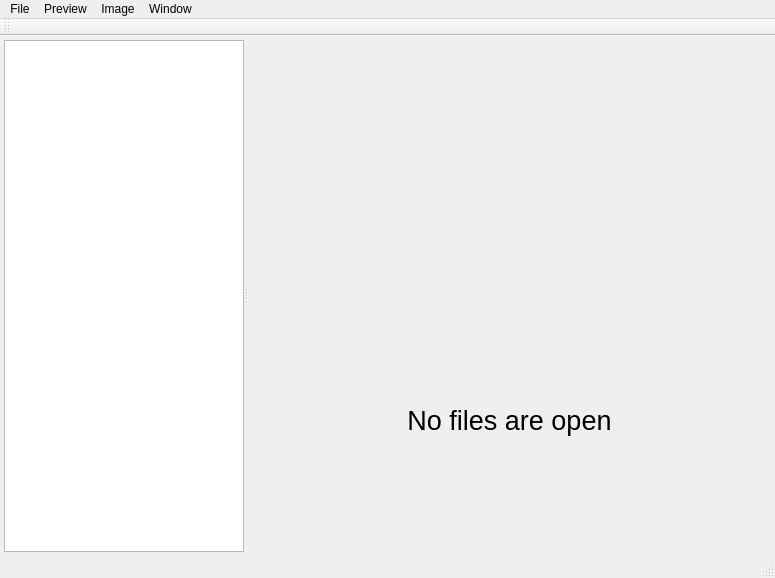
<?xml version="1.0" encoding="UTF-8"?>
<ui version="4.0">
 <class>MainWindow</class>
 <widget class="QMainWindow" name="MainWindow">
  <property name="geometry">
   <rect>
    <x>0</x>
    <y>0</y>
    <width>775</width>
    <height>578</height>
   </rect>
  </property>
  <property name="sizePolicy">
   <sizepolicy hsizetype="Preferred" vsizetype="Preferred">
    <horstretch>0</horstretch>
    <verstretch>0</verstretch>
   </sizepolicy>
  </property>
  <property name="windowTitle">
   <string>NavyCreator</string>
  </property>
  <widget class="QWidget" name="centralWidget">
   <layout class="QHBoxLayout" name="horizontalLayout">
    <property name="spacing">
     <number>0</number>
    </property>
    <property name="leftMargin">
     <number>4</number>
    </property>
    <property name="topMargin">
     <number>4</number>
    </property>
    <property name="rightMargin">
     <number>4</number>
    </property>
    <property name="bottomMargin">
     <number>4</number>
    </property>
    <item>
     <widget class="QSplitter" name="splitter">
      <property name="orientation">
       <enum>Qt::Horizontal</enum>
      </property>
      <widget class="NTreeView" name="fileTreeView">
       <property name="maximumSize">
        <size>
         <width>240</width>
         <height>16777215</height>
        </size>
       </property>
       <property name="contextMenuPolicy">
        <enum>Qt::CustomContextMenu</enum>
       </property>
       <property name="editTriggers">
        <set>QAbstractItemView::NoEditTriggers</set>
       </property>
       <property name="dragDropMode">
        <enum>QAbstractItemView::InternalMove</enum>
       </property>
       <property name="alternatingRowColors">
        <bool>false</bool>
       </property>
       <property name="headerHidden">
        <bool>true</bool>
       </property>
      </widget>
      <widget class="QWidget" name="layoutWidget">
       <layout class="QVBoxLayout" name="verticalLayout">
        <item>
         <widget class="QTabWidget" name="fileTabWidget">
          <property name="documentMode">
           <bool>true</bool>
          </property>
          <property name="tabsClosable">
           <bool>true</bool>
          </property>
          <property name="movable">
           <bool>true</bool>
          </property>
         </widget>
        </item>
        <item>
         <widget class="QLabel" name="noFileWidget">
          <property name="sizePolicy">
           <sizepolicy hsizetype="Expanding" vsizetype="Expanding">
            <horstretch>0</horstretch>
            <verstretch>0</verstretch>
           </sizepolicy>
          </property>
          <property name="font">
           <font>
            <pointsize>20</pointsize>
           </font>
          </property>
          <property name="text">
           <string>No files are open</string>
          </property>
          <property name="alignment">
           <set>Qt::AlignCenter</set>
          </property>
         </widget>
        </item>
       </layout>
      </widget>
     </widget>
    </item>
   </layout>
  </widget>
  <widget class="QMenuBar" name="menuBar">
   <property name="geometry">
    <rect>
     <x>0</x>
     <y>0</y>
     <width>775</width>
     <height>22</height>
    </rect>
   </property>
   <widget class="QMenu" name="menu">
    <property name="title">
     <string>File</string>
    </property>
    <widget class="QMenu" name="menuSampleProject">
     <property name="title">
      <string>Sample Project</string>
     </property>
    </widget>
    <addaction name="actionNewProject"/>
    <addaction name="actionOpenProject"/>
    <addaction name="actionPreferences"/>
    <addaction name="separator"/>
    <addaction name="actionProjectSetting"/>
    <addaction name="actionOpenFile"/>
    <addaction name="actionSaveAll"/>
    <addaction name="separator"/>
    <addaction name="menuSampleProject"/>
   </widget>
   <widget class="QMenu" name="menuBuild">
    <property name="title">
     <string>Preview</string>
    </property>
    <addaction name="actionUpdateManifest"/>
    <addaction name="actionLaunchGoogleChrome"/>
    <addaction name="actionValidate"/>
   </widget>
   <widget class="QMenu" name="menuWindow">
    <property name="title">
     <string>Window</string>
    </property>
    <addaction name="actionCloseTab"/>
    <addaction name="actionNextTab"/>
    <addaction name="actionPrevTab"/>
   </widget>
   <widget class="QMenu" name="menuImage">
    <property name="title">
     <string>Image</string>
    </property>
    <addaction name="actionImportBuiltInImage"/>
   </widget>
   <addaction name="menu"/>
   <addaction name="menuBuild"/>
   <addaction name="menuImage"/>
   <addaction name="menuWindow"/>
  </widget>
  <widget class="QToolBar" name="mainToolBar">
   <attribute name="toolBarArea">
    <enum>TopToolBarArea</enum>
   </attribute>
   <attribute name="toolBarBreak">
    <bool>false</bool>
   </attribute>
  </widget>
  <widget class="QStatusBar" name="statusBar"/>
  <action name="actionNewProject">
   <property name="text">
    <string>New Project</string>
   </property>
   <property name="shortcut">
    <string>Ctrl+N</string>
   </property>
  </action>
  <action name="actionOpenProject">
   <property name="text">
    <string>Open Project</string>
   </property>
   <property name="shortcut">
    <string>Ctrl+Shift+O</string>
   </property>
  </action>
  <action name="actionAddScene">
   <property name="text">
    <string>AddScene</string>
   </property>
  </action>
  <action name="actionSaveAll">
   <property name="text">
    <string>Save All</string>
   </property>
   <property name="shortcut">
    <string>Ctrl+S</string>
   </property>
  </action>
  <action name="actionLaunchGoogleChrome">
   <property name="text">
    <string>Launch Google Chrome</string>
   </property>
  </action>
  <action name="actionCloseTab">
   <property name="text">
    <string>Close Tab</string>
   </property>
   <property name="shortcut">
    <string>Ctrl+W</string>
   </property>
  </action>
  <action name="actionNextTab">
   <property name="text">
    <string>Next Tab</string>
   </property>
   <property name="shortcut">
    <string>Ctrl+Alt+Right</string>
   </property>
  </action>
  <action name="actionPrevTab">
   <property name="text">
    <string>Prev Tab</string>
   </property>
   <property name="shortcut">
    <string>Ctrl+Alt+Left</string>
   </property>
  </action>
  <action name="actionOpenFile">
   <property name="text">
    <string>Open File</string>
   </property>
   <property name="shortcut">
    <string>Ctrl+O</string>
   </property>
  </action>
  <action name="actionPreferences">
   <property name="text">
    <string>Preferences</string>
   </property>
   <property name="menuRole">
    <enum>QAction::PreferencesRole</enum>
   </property>
  </action>
  <action name="actionValidate">
   <property name="text">
    <string>Validate</string>
   </property>
  </action>
  <action name="actionProjectSetting">
   <property name="text">
    <string>Project Setting</string>
   </property>
  </action>
  <action name="actionUpdateManifest">
   <property name="text">
    <string>Update Manifest</string>
   </property>
  </action>
  <action name="actionAaa">
   <property name="text">
    <string>aaa</string>
   </property>
  </action>
  <action name="actionImportBuiltInImage">
   <property name="text">
    <string>Import built-in image</string>
   </property>
  </action>
 </widget>
 <layoutdefault spacing="6" margin="11"/>
 <customwidgets>
  <customwidget>
   <class>NTreeView</class>
   <extends>QTreeView</extends>
   <header>extend/n_tree_view.h</header>
  </customwidget>
 </customwidgets>
 <resources/>
 <connections/>
 <slots>
  <slot>newProject()</slot>
  <slot>openProject()</slot>
  <slot>saveAll()</slot>
 </slots>
</ui>
